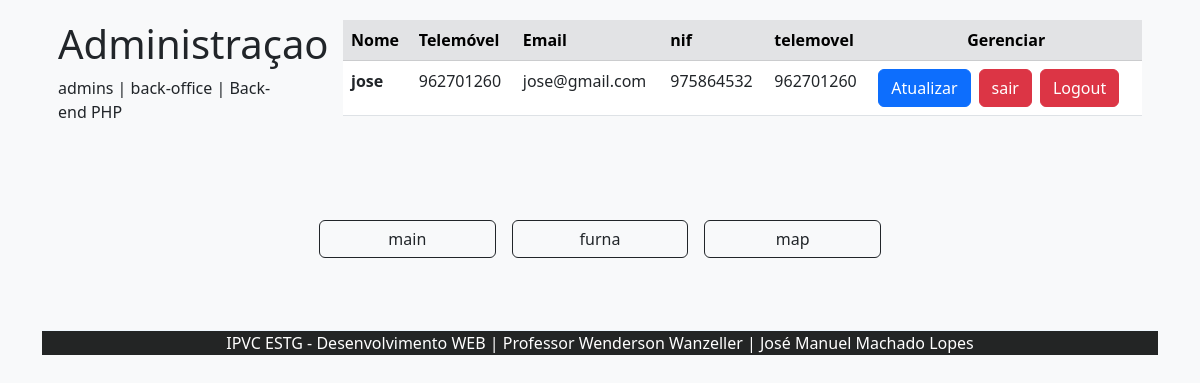
The page /pages/admin/admin_conteudo/admin_conteudo.php (signed in) on the database its author committed.
### tables this page shows
CREATE TABLE utilizadores(
        id INTEGER PRIMARY KEY,
        nome CHAR,  
        nif CHAR,  
        email CHAR NOT NULL, 
        telemovel   INTEGER,
        foto CHAR NULL, 
        administrador CHAR, 
        dono CHAR,
        pass_word CHAR NOT NULL
    );

### src/utils/auxiliadores.php (called while the page is built, shortened)
<?php
    include_once __DIR__.'/../../database/connections/repositorio.php';
function autenticado(){
    return isset($_SESSION['id']) ? true : false;
}
function utilizador(){
    if(autenticado()){
        return utilizador_data($_SESSION['id']);
    }else{
        return false;
    }
}

### database/connections/repositorio.php (called while the page is built, shortened)
<?php
    function utilizador_data($id){
        $get = $GLOBALS['pdo']->prepare('SELECT*FROM utilizadores WHERE id = ?;');
        $get->bindValue(1, $id, PDO::PARAM_INT);
        $get->execute();
        return $get->fetch();
    }

### pages/admin/admin_conteudo/interface/ad_index.php (the view, shortened to what this page needs)
<link rel="stylesheet" href="/pages/admin/admin_conteudo/interface/interface.css" />

### pages/admin/templates/header.php (shortened to what this page needs)
<?php
        include_once __DIR__ . '/../../../src/utils/auxiliadores.php';
        $admin = utilizador()
?>
<!DOCTYPE html>
<html lang="en">
<head>
</head>
<body class="container bg-light">
  <div class="row">
    <div class="pt-1 col-3">
      <div class="p-3 mb-1 ">
        <h1>Administraçao</h1>
        <p>admins | back-office | Back-end PHP</p>
      </div>
    </div>
    <section class="pt-1 col-9">
    <div class="table-responsive p-3 mb-5 ">
      <table class="table">
        <thead class="table-secondary">
          <tr>
            <th scope="col">Nome</th>
            <th scope="col">Telemóvel</th>
            <th scope="col">Email</th>
            <th scope="col">nif</th>
            <th scope="col">telemovel</th>
            <th scope="col" class="text-center">Gerenciar</th>
          </tr>
        </thead>
        <tbody>
            <tr>
              <th scope="row"><?= $admin['nome'] ?></th>
              <td><?= $admin['telemovel'] ?></td>
              <td><?= $admin['email'] ?></td>
              <td><?= $admin['nif'] ?></td>
              <td><?= $admin['telemovel'] ?></td>
              <td>
                <div class="d-flex justify-content">
                  <a href="/src/controller/admin/contr_utilizador.php? <?= 'utilizador=atualizar&id=' . $admin['id'] ?>"><button type="button" class="btn btn-primary me-2">Atualizar</button></a>
                  <a href="/index.php" class="btn btn-danger me-2 ">sair</a>
                  <form action="/src/controller/client/contr_autenticar.php" method="post">
                    <button class="btn btn-danger " type="submit" name="utilizador" value="logout">Logout</button>
                  </form>
                </div>
              </td>
            </tr>
        </tbody>
      </table>
    </div>
  </section>
  </div>

### rows shown on the page
utilizadores: nome "jose", telemovel "962701260", email "jose@gmail.com", nif "975864532"
